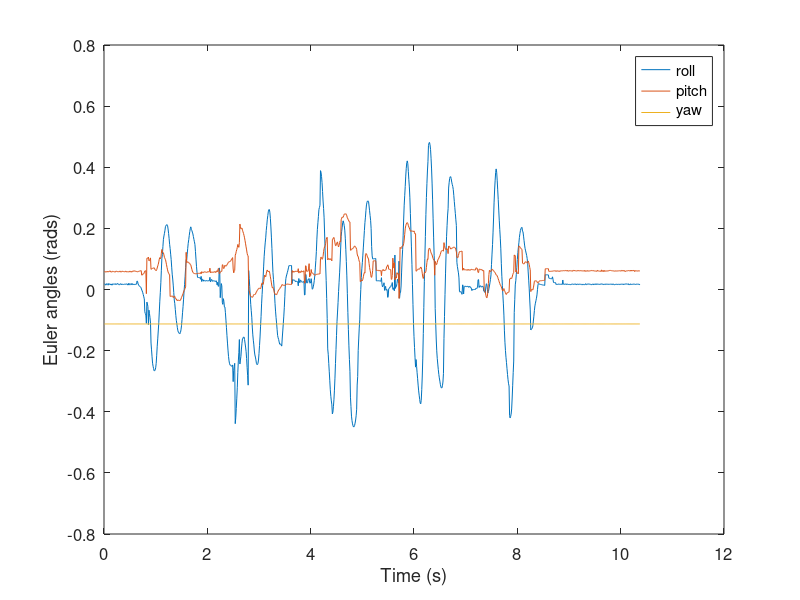

Recreate this plot in MATLAB. (Note: this script raises an error after producing the figure.)
clear; clc
data = load('t2_IMU.txt');
Euler = load('t2_Euler.txt');

% Euler = Euler(:, start_idx*2-1:2:end);   % for forward_rotate only

%% first identify the initial index
magnet_on = data(10,:);
magnet_on(1) = 1;
idx_mag_switch = find( (magnet_on(1:end-1)-magnet_on(2:end)) ~= 0); 
plot(Euler')

%% trim the data
start_idx = 165;
data = data(:, start_idx:end);
Euler = Euler(:, start_idx:end);

%%
magnet_on = data(10,:);
magnet_on(1) = 1;
idx_mag_switch = find( (magnet_on(1:end-1)-magnet_on(2:end)) ~= 0); 

%%
times = 0.01*(1:size(Euler,2));
plot(times, Euler')
xlabel('Time (s)')
ylabel('Euler angles (rads)')
legend('roll','pitch','yaw')
set(gca, 'Fontsize', 12)

%% initial stage trim
init_range = 1;
acc_init = data(1:3,1);
gyro_init = data(4:6,1);
move_state = data(11,:);

acc = data(1:3,:);
gyro = (data(4:6, :) - gyro_init)*pi/180;
magnetic = data(7:9, :)';
magnetic(:,3) = -magnetic(:,3);

mag_start_ind = 1;
mag_ref = magnetic(1,:);
mag_distb = magnetic(2,:);
mag_corrected = mag_ref;

Ts = 0.02;
L = size(magnetic,1);
dim = 1;

%% dynamic model
quat_iteration = @(omega,Ts)    expm([0 -omega(1) -omega(2) -omega(3);
        omega(1) 0 omega(3) -omega(2);
        omega(2) -omega(3) 0 omega(1);
        omega(3) omega(2) -omega(1) 0]*Ts/2);
    
Rot_by_quat = @(q)   [q(1)^2+q(2)^2-q(3)^2-q(4)^2, 2*(q(2)*q(3)-q(1)*q(4)), 2*(q(1)*q(3)+q(2)*q(4));
         2*(q(2)*q(3)+q(1)*q(4)), q(1)^2-q(2)^2+q(3)^2-q(4)^2, 2*(q(3)*q(4)-q(1)*q(2));
         2*(q(2)*q(4)-q(1)*q(3)), 2*(q(1)*q(2)+q(3)*q(4)), q(1)^2-q(2)^2-q(3)^2+q(4)^2];

% Rot_by_Eulers = @(roll,pitch,yaw) [1,0,0; 0,cos(roll),-sin(roll); 0,sin(roll),cos(roll)]* ...
%                                 [cos(pitch),0,sin(pitch); 0,1,0; -sin(pitch),0,cos(pitch)]*...
%                                 [cos(yaw),-sin(yaw),0; sin(yaw),cos(yaw),0; 0,0,1];
                            
Rot_by_Eulers = @(roll,pitch,yaw) [cos(yaw),-sin(yaw),0; sin(yaw),cos(yaw),0; 0,0,1]* ...
            [cos(pitch),0,sin(pitch); 0,1,0; -sin(pitch),0,cos(pitch)]*...
            [1,0,0; 0,cos(roll),-sin(roll); 0,sin(roll),cos(roll)];
        
Euler_by_quat = @(q) [atan2(2*(q(1)*q(2)+q(3)*q(4)), 1-2*(q(2)^2+q(3)^2))
                      asin(2*(q(1)*q(3)- q(4)*q(2)));  
                      atan2(2*(q(1)*q(4)+q(2)*q(3)), 1-2*(q(3)^2+q(4)^2));];  % X, Z reversed
                  
Euler_by_acc = @(a) [atan2(a(2),a(3));
                    atan(-a(1)/sqrt(a(2)^2 + a(3)^2));
                    0];

quat_iteration_2 = @(omega,Ts)    eye(4)+ [0 -omega(1) -omega(2) -omega(3);
                omega(1) 0 omega(3) -omega(2);
                omega(2) -omega(3) 0 omega(1);
                omega(3) omega(2) -omega(1) 0]*Ts/2;

%% normalize magnetic field
load('Square_X40_Y20_Z15_reso0.2_T.mat')
BxR = reshape(BX,[], 1); 
ByR = reshape(BY,[], 1);
BzR = reshape(BZ,[], 1);
xR = reshape(MapX,[], 1);
yR = reshape(MapY,[], 1);
zR = reshape(MapZ,[], 1);
Bmap_raw = [BxR,ByR,BzR];
LocMap = [xR,yR,zR];

Bmap = Bmap_raw;
xMin = min(Bmap(:,1));
yMin = min(Bmap(:,2));
zMin = min(Bmap(:,3));
demX = max(Bmap(:,1))- xMin;
demY = max(Bmap(:,2))- yMin;
demZ = max(Bmap(:,3))- zMin;
Norm_para = [demX,demY,demZ,xMin,yMin,zMin];

for i = 1:size(Bmap,1)
    BxR(i) = (Bmap(i,1)-xMin)/demX;
    ByR(i) = (Bmap(i,2)-yMin)/demY;
    BzR(i) = (Bmap(i,3)-zMin)/demZ;
end

Xsize = size(BX,1);
Ysize = size(BX,2);
Zsize = size(BX,3);
BX_N = reshape(BxR,[Xsize,Ysize,Zsize]);
BY_N = reshape(ByR,[Xsize,Ysize,Zsize]);
BZ_N = reshape(BzR,[Xsize,Ysize,Zsize]);
magMap_norm = {BX_N,BY_N,BZ_N};
locMap = {MapX,MapY,MapZ};

%% initialize
mag_normlize = @(mag) [(mag(1)-Norm_para(4))/Norm_para(1),(mag(2)-Norm_para(5))/Norm_para(2),(mag(3)-Norm_para(6))/Norm_para(3)];
I = knnsearch([BxR,ByR,BzR], mag_normlize(mag_corrected), 'K', 1);
location = LocMap(I,:); 

%% velocity filtering
velocity = 0;
disp_delta = 0;
acc_correct = Rot_by_Eulers(Euler(1,1),Euler(2,1),Euler(3,1))*acc(:,1);

for i = 2:L
    gyro_amp(i) = norm(gyro(:,i));
    acc_correct(:,i) = Rot_by_Eulers(Euler(1,1),Euler(2,1),Euler(3,1))*acc(:,i);
    if move_state(i) == 1
        velocity(:,i) = velocity(:,i-1) + acc_correct(dim,i)*Ts;
    else
        velocity(:,i) = 0;
    end
    disp_delta(:,i) = (velocity(:,i) + velocity(:,i-1))*Ts/2;
end

disp_delta = -disp_delta;
X_post(:,1) = location(1);
X_pri(:,1) = X_post(:,1);

%% NN load
load('Trained_NN_both_standard.mat')
net = resetState(net);
sigmaX(4) = 1;
% offset = 10;
% [net,~] = predictAndUpdateState(net,XTest(:,1:offset));

%% EKF
% load('location_distb_0.3.mat')
disp_sum = X_post(:,1);
disp_ref = disp_sum;
Z = X_post(:,1);
H = 1;
Kk = 0.5;
Kk_next = 0.5;
varR = 0.1*ones(1,3);
last_switch_idx = 1;

for i = 2:L
    % NN implementation
    NN_inputs = [acc_correct(dim,i); velocity(:,i); disp_delta(:,i); move_state(i); gyro_amp(i)]./sigmaX;
%     NN_inputs = [acc_correct(dim,i); velocity(:,i); disp_delta(:,i); acc_std_static(i); gyro_amp(i)];
    [net,Y(:,i)] = predictAndUpdateState(net,NN_inputs);
   
    if move_state(i) == 1
        Y(:,i) = 0;
    else
        Y(:,i) = max(Y(:,i)*sigmaT*100, 0);
    end

%     Y(:,i) = max(Y(:,i)*sigmaT*100, 0);
    
    disp_sum(:,i) = disp_sum(:,i-1) + Y(:,i);

    mag_R = mag_normlize(magnetic(i,:));
    
    if  magnet_on(i) ~=  magnet_on(i-1)
        I(i) = knnsearch([BxR,ByR,BzR], mag_R, 'K', 1);
        location(i,:) = LocMap(I(i),:);  
        Z(i) = location(i,1);
    else
        [location(i,:), I(i)] = knn_narrow(magMap_norm, locMap, I(i-1), 15, mag_R);
        if move_state(i) == 1 
            Z(i) = Z(i-1);
        else
            Z(i) = location(i,1,1);
        end
        
        if Z(i)<Z(i-1)
            Z(i) = Z(i-1);
        end
    end
    
    if magnet_on(i) ~= magnet_on(i-1) && i > 4
        last_range = last_switch_idx: (i-1);
        Kk(i) = 1;
        
        disp_start = location(last_switch_idx,dim);
        disp_end = location(i,dim);
        disp_sum(i) = disp_end;
        disp_ref(last_range(1)) = disp_start;
        
        moving_idx = find(move_state(last_range) == 0);
        disp_ref_slope = (disp_end - disp_start)/size(moving_idx,2);
        
        for j = last_range(2:end)
            if move_state(j) == 1 
                disp_ref(j) = disp_ref(j-1);
            else
                disp_ref(j) = disp_ref(j-1) + disp_ref_slope;
            end
        end
        
        if magnet_on(i) == 1
            disp_mag_ref(last_range) = disp_start*ones(1,size(last_range,2));
        else
            disp_mag_ref(last_range) = disp_ref(last_range);
        end
        
        RMSE_mag(last_range) = mean((disp_mag_ref(last_range)-Z(last_range)).^2);
        RMSE_inertial(last_range) = mean((disp_ref(last_range)-disp_sum(last_range)).^2) +0.01;
        
        Kk_next =  min(RMSE_inertial(j)/(RMSE_inertial(j)+RMSE_mag(j)) , 1);
        last_switch_idx = i;
        
    else
        Kk(i) = Kk_next;
    end   
    
    X_post(:,i) = (1-Kk(i))*disp_sum(:,i) + Kk(i)*Z(i);
         
end  

%% plot data
times = Ts*(1:size(location,1));
% times = 1:size(location,1);
figure
plot(times, X_post, 'LineWidth', 2)
hold on
plot(times(1:10:end), location(1:10:end,1), 'o')
hold on
plot(times(1:10:end), disp_sum(1:10:end),'x')
% hold on
% plot(times, X_pri,'x')

legend('fusion','magnetic','inertial')
xlabel('Time (s)')
% xlabel('sample number')
ylabel('X location(cm)')

%% compare MAT with NN and Rasp Pi outouts
Xpost_pi = load('t2_x_post.txt');
figure
plot(Xpost_pi(1,start_idx:end))
hold on
plot(X_post)
xlabel('sample')
ylabel('Error (cm)')
legend('No NN', 'With NN')

% figure
% disp_raw = cumsum(disp_delta*100);
% disp_NN = cumsum(Y);
% plot(disp_raw)
% hold on
% plot(disp_NN)

%% plot locations
figure
scatter(idx_mag_switch, location(idx_mag_switch,1))
hold on
% scatter(idx_mag_switch, Z(idx_mag_switch))
% hold on
plot(X_post, 'LineWidth', 2)

% save('Test1_KF2_distb0.2.mat', 'X_post', 'location', 'disp_sum', 'mag_start_ind', 'mag_switch_idx')

%% plot Z measurement
Z_loc = 0.6*location(:,3)-3.6;
RMSE_Z = mean(abs(Z_loc - (-9*ones(size(location,1),1))));
plot(times, -9*ones(size(location,1),1), '--')
hold on
plot(times, Z_loc)
xlabel('Time (s)')
ylabel('Z location(cm)')
legend('Reference','Measurement')
set(gca, 'FontSize', 12)
%% add delay as the mag switch
idx_mag_range = [1, idx_mag_switch, size(X_post,2)];
sync_data = [];
output = [Xpost_pi(:,start_idx:end); magnet_on];
row_Length = size(output,1);

for i = 1:size(idx_mag_range,2)-1
    data_p = output(:, idx_mag_range(i): idx_mag_range(i+1)-1);
    if idx_mag_range(i+1) == 0
        pad_L = 5;
    else
        pad_L = 5;
    end
    sync_data = [sync_data, data_p, data_p(:,end).*ones(row_Length, pad_L)];
end

%%
% X_post_padd = sync_data(1,:);
% Y_post_padd = sync_data(2,:);
% Z_post_padd = sync_data(3,:);
% magnet_on_padd = sync_data(4,:);
% idx_mag_switch_padd = find( (magnet_on_padd(1:end-1)-magnet_on_padd(2:end)) ~= 0); 
% save('padded_XpostPi', 'X_post_padd', 'Y_post_padd', 'Z_post_padd', 'idx_mag_switch_padd')